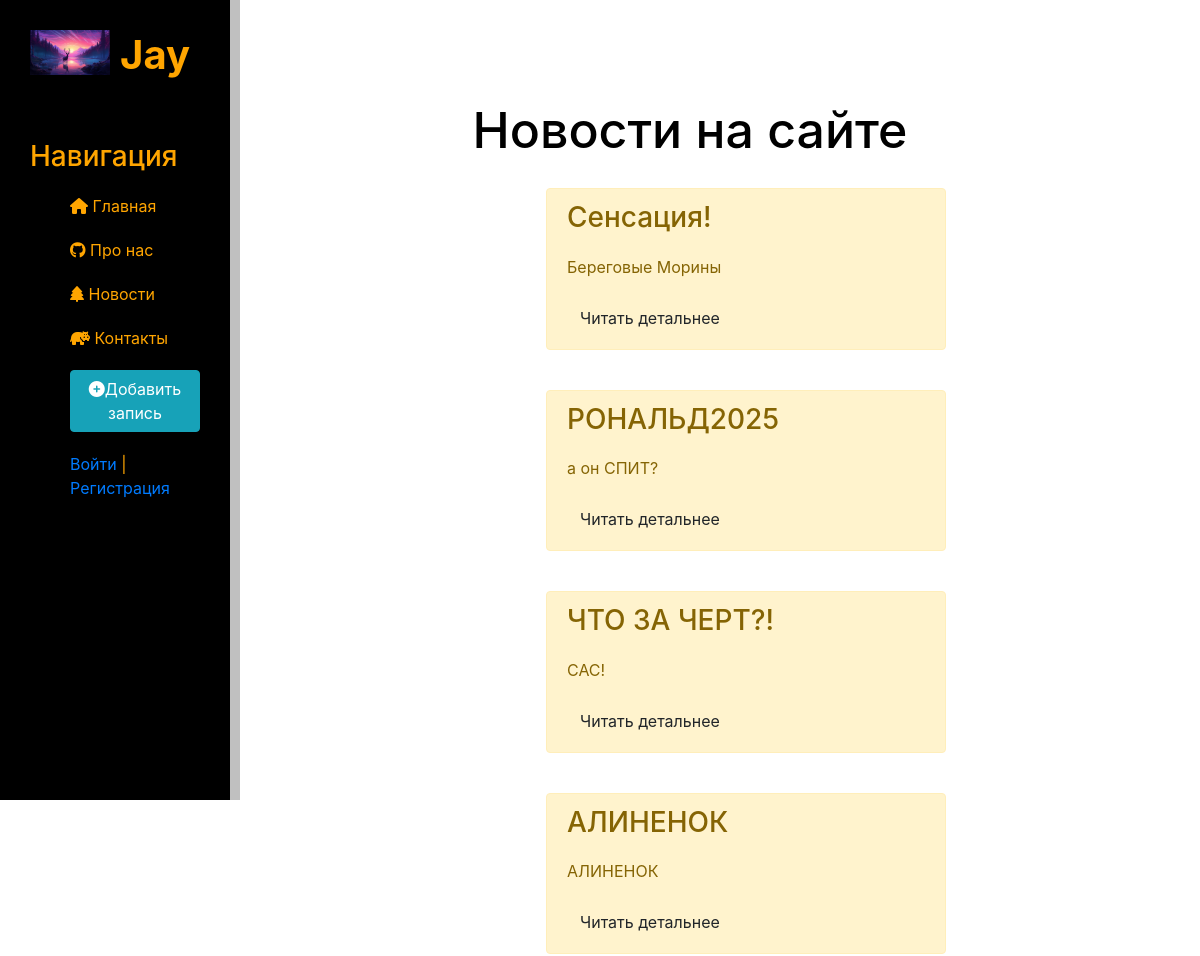
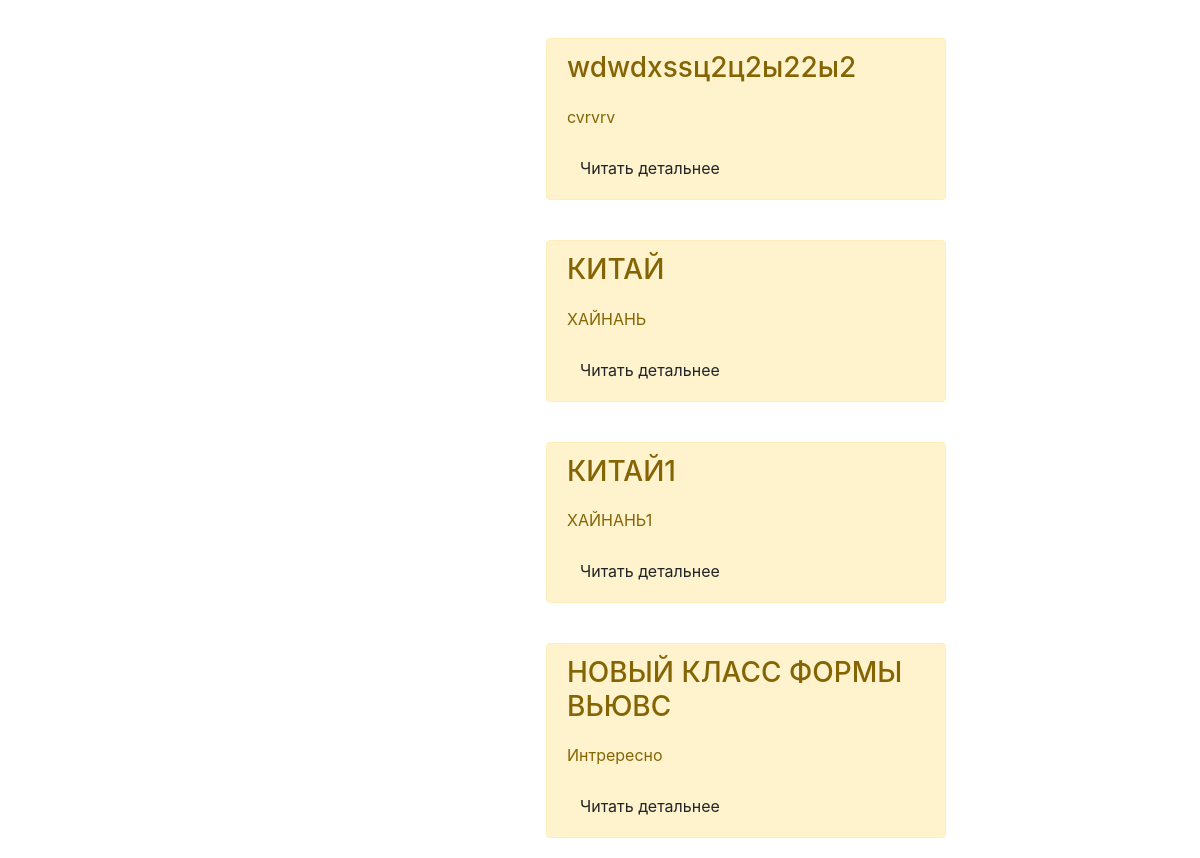
The page /news/ on the database as committed earlier (2 pictures, top to bottom).
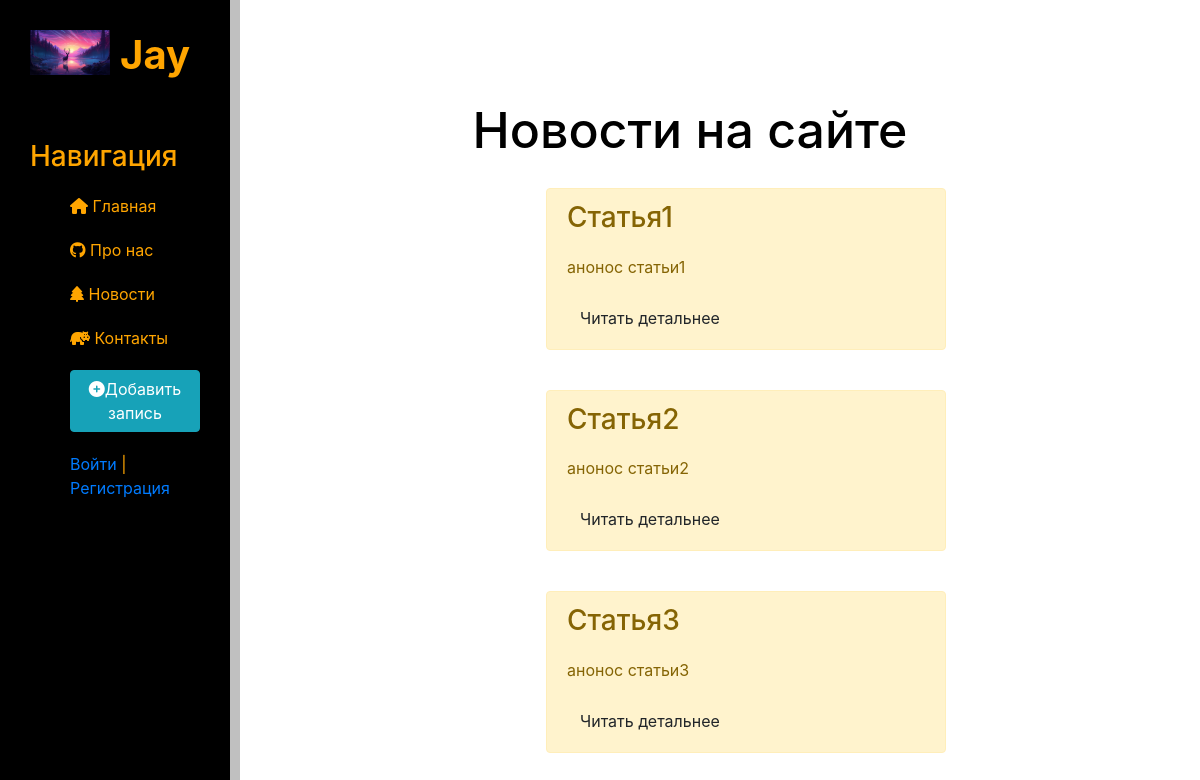
The same page on the database as committed later.
### news/models.py (models this page shows, shortened)
class Articles(models.Model):   # в скобках указываем что мы все унаследуем от класса Model
    title = models.CharField('название', max_length=50) # через класс Model мы имеем доступ к дгуим классам как CharField
    anons = models.CharField('анонс', max_length=250) # CharField нужен для ввода строки
    full_text = models.TextField('Статья') # TextField нужен для ввода большего количества текста
    date = models.DateTimeField('Дата публикации') # DateTimeField нужен для отображения даты
    slug = models.SlugField(max_length=255, unique=True, db_index=True)
    cat = models.ForeignKey('Category', on_delete=models.PROTECT, null=True)
    photo = models.ImageField(upload_to='photos/%y/%m/%d', default=None, blank=True, null=True, verbose_name='Фото')
    class Meta:
        verbose_name = 'Новость' # указываем названия для таблицы в единственном числе
        verbose_name_plural = 'Новости' # в множественном
        ordering = ['date'] # отбор по дате добавления записи
        indexes = [models.Index(fields=['date'])] # связка идексов и даты публикации,НАВЕРНО

### news/views.py (the view)
# urls.py: path('', views.news_home, name = 'news_home'),
def news_home(request):
    print(request.GET)
    news = Articles.objects.all() # получение всех объектов из таблицы. Объкт в этом случае это новость(название,анонос,статья,дата)
    return render(request, "news/news_home.html", {'news': news}) # передача таблицы в виде параметра в шаблон

### news/templates/news/news_home.html (shortened to what this page needs)
{% extends "main/layout.html" %}
{% block content %}
     <div class='features'>
          <h1>Новости на сайте</h1>
          {% for el in news%}
               <div class="alert alert-warning">
               <h3>{{ el.title }}</h3>
               <p>{{ el.anons }}</p>
               <a href="{{ el.slug }}" class="btn btn=wqrning">Читать детальнее</a>
               </div>
          {% endfor %}
     </div>
{% endblock %}

Rows that differ between the two databases and show on the page:
removed Articles: title "РОНАЛЬД2025", anons "а он СПИТ?"
removed Articles: title "ЧТО ЗА ЧЕРТ?!", anons "САС!"
removed Articles: title "АЛИНЕНОК", anons "АЛИНЕНОК"
removed Articles: title "wdwdxssц2ц2ы22ы2", anons "cvrvrv"
removed Articles: title "НОВЫЙ КЛАСС ФОРМЫ ВЬЮВС", anons "Интрересно"
changed Articles: title "Сенсация!" → "Статья1"; anons "Береговые Морины" → "анонос статьи1"
changed Articles: title "КИТАЙ" → "Статья2"; anons "ХАЙНАНЬ" → "анонос статьи2"
changed Articles: title "КИТАЙ1" → "Статья3"; anons "ХАЙНАНЬ1" → "анонос статьи3"
